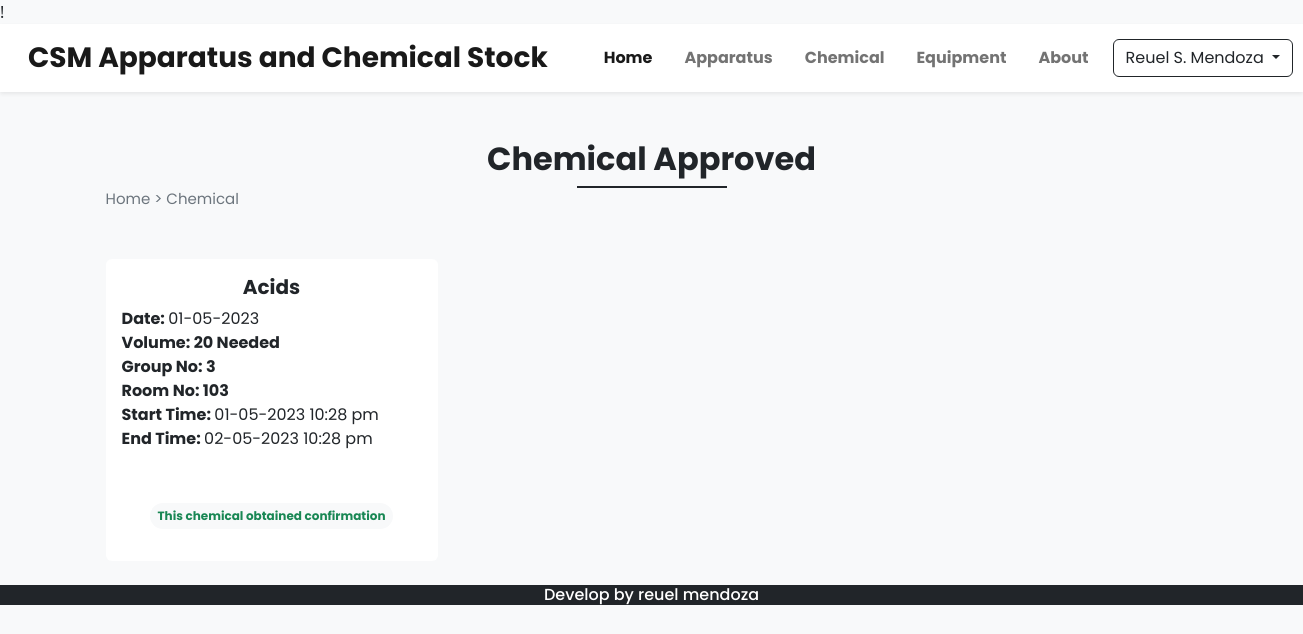
Page /bookings_chemical.php (signed in) on the committed database.
### tables this page shows
CREATE TABLE `settings` (
  `sr_no` int(11) NOT NULL,
  `site_title` varchar(50) NOT NULL,
  `site_about` varchar(250) NOT NULL,
  `shutdown` tinyint(1) NOT NULL
);

CREATE TABLE `chemical_details_final` (
  `sr_no` int(11) NOT NULL,
  `booking_id` int(11) NOT NULL,
  `chemical_name` varchar(155) NOT NULL,
  `room_no` int(11) DEFAULT NULL,
  `quantity_no` int(11) DEFAULT NULL,
  `username` varchar(150) NOT NULL,
  `course` varchar(150) NOT NULL,
  `year` varchar(150) NOT NULL,
  `teacher` varchar(150) NOT NULL,
  `email` varchar(150) NOT NULL,
  `quantity` int(100) NOT NULL,
  `group_no` int(100) NOT NULL,
  `volume` int(255) NOT NULL,
  `apr_no` int(255) NOT NULL
);

CREATE TABLE `chemical_order_final` (
  `booking_id` int(11) NOT NULL,
  `user_id` int(11) NOT NULL,
  `chemical_id` int(11) NOT NULL,
  `check_in` datetime NOT NULL DEFAULT current_timestamp(),
  `check_out` datetime NOT NULL DEFAULT current_timestamp(),
  `arrival` int(11) NOT NULL DEFAULT 0,
  `refund` int(11) DEFAULT NULL,
  `booking_status` varchar(150) NOT NULL DEFAULT 'pending',
  `order_id` varchar(150) NOT NULL,
  `datentime` datetime NOT NULL DEFAULT current_timestamp()
);

### admin/db_config.php (called while the page is built, shortened)
<?php
function select($sql, $values, $datatypes)
{
  $con = $GLOBALS['con'];
  if ($stmt = mysqli_prepare($con, $sql)) {
    mysqli_stmt_bind_param($stmt, $datatypes, ...$values);
    if (mysqli_stmt_execute($stmt)) {
      $res = mysqli_stmt_get_result($stmt);
      return $res;
    } else {
      mysqli_stmt_close($stmt);
      die("Query failed executed - Select");
    }
  } else {
    die("Query failed prepared - Select");
  }
}
?>

### bookings_chemical.php (the view, shortened to what this page needs)
<?php
require('admin/db_config.php');
?>
<!DOCTYPE html>
<html lang="en">
<head>
  <link rel="stylesheet" href="main.css" type="text/css" />
  <link rel="stylesheet" href="https://cdn.jsdelivr.net/npm/bootstrap-icons@1.9.1/font/bootstrap-icons.css">
  <link rel="stylesheet" href="https://cdn.jsdelivr.net/npm/swiper/swiper-bundle.min.css" />
  <link href="https://cdn.jsdelivr.net/npm/bootstrap@5.2.0/dist/css/bootstrap.min.css" rel="stylesheet"
>
</head>
<body class="bg-light">
  <?php
  require("./header/header.php")
    ?>
  <div class="container">
    <div class="row">
      <div class="col-12 my-5 px-4">
        <div class="h2 fw-bold text-center">Chemical Approved</div>
        <div class="h-line bg-dark"></div>
        <div style="font-size:15px;">
          <a href="index.php" class="text-secondary text-decoration-none">Home</a>
          <span class="text-secondary"> > </span>
          <a href="#" class="text-secondary text-decoration-none">Chemical </a>
        </div>
      </div>
      <?php
      $query = "SELECT co.*, cd.*  FROM `chemical_order_final` co INNER JOIN `chemical_details_final` cd ON co.booking_id = cd.booking_id WHERE  ((co.booking_status ='approved') OR (co.booking_status='breakage') OR (co.booking_status='payment failed')) AND  (co.user_id=?)  ORDER BY co.booking_id DESC ";
      $result = select($query, [$_SESSION['uId']], 'i');
      while ($data = mysqli_fetch_assoc($result)) {
        $date = date("d-m-Y", strtotime($data['datentime']));
        $checkin = date("d-m-Y g:i a", strtotime($data['check_in']));
        $checkout = date("d-m-Y g:i a", strtotime($data['check_out']));
        $status_bg = "";
        $btn = "";
        if ($data['booking_status'] == 'approved') {
          if ($data['arrival'] == 1) {
            $btn = "  <div class='text-center'>
              <span class='badge rounded-pill bg-light text-success mb-3 text-wrap lh-base'>
                    This chemical obtained confirmation
              </span>
              </div>";
          } else {
          }
        }
        echo <<<bookings
              <div class='col-md-4 px-4 mb-4 w-30'>
                <div class="bg-white p-3 rounded shadown-sm">
                    <h5 class="fw-bold text-center">$data[chemical_name]</h5>
                    <b>Date: </b> $date
                    <br>
                    <b>Volume: $data[volume] Needed</b>
                    <br>
                    <b>Group No: $data[group_no]</b>
                    <br>
                    <b>Room No: $data[apr_no]</b>
                    <p>
                      <b>Start Time: </b> $checkin <br>
                      <b>End Time: </b> $checkout
                    </p>
                    <p>
                  </p>
                  <p>
                  <span class='badge $status_bg'>$data[booking_status]</span>
                  </p>
                  $btn
                </div>
              </div>
            bookings;
      }
      ?>
    </div>
  </div>
  <h6 class="text-center bg-dark text-white p-3m m-0">Develop by reuel mendoza</h6>
</body>
</html>

### header/header.php (shortened to what this page needs)
<?php
$home_q = "SELECT * FROM `settings` WHERE `sr_no`=?";
$values = [1];
$home_r = mysqli_fetch_assoc(select($home_q, $values, 'i'));
?>
<nav class="navbar navbar-expand-lg bg-white px-lg-3 py-lg-2 shadow-sm sticky-top nav-user">
  <div class="container-fluid">
    <a class="navbar-brand me-5 fw-bold fs-3" href="index.php">
      <?php echo $home_r['site_title'] ?>
    </a>
    <div class="collapse navbar-collapse" id="navbarSupportedContent">
      <ul class="navbar-nav me-auto mb-2 mb-lg-0">
        <li class="nav-item">
          <a class="nav-link active me-3 fw-bold" aria-current="page" href="index.php">Home</a>
        </li>
        <li class="nav-item">
          <a class="nav-link me-3 fw-bold" href="rooms.php">Apparatus</a>
        </li>
        <li class="nav-item">
          <a class="nav-link me-3 fw-bold" href="chemical.php">Chemical</a>
        </li>
        <li class="nav-item">
          <a class="nav-link me-3 fw-bold" href="equipment.php">Equipment</a>
        </li>
        <li class="nav-item">
          <a class="nav-link me-3 fw-bold" href="about.php">About</a>
        </li>
      </ul>
      <div class="d-flex">
        <?php
        if (isset($_SESSION['login']) && $_SESSION['login'] == true) {
          echo <<<data
              <div class="btn-group">
              <button type="button" class="btn btn-outline-dark dropdown-toggle shadow-none" data-bs-toggle="dropdown" data-bs-display="static" aria-expanded="false">
                  $_SESSION[uName]
                  </button>
                  <ul class="dropdown-menu dropdown-menu-lg-end ">
                    <li><a class="dropdown-item" href="bookings.php">Your Apparatus Item</a></li>
                    <li><a class="dropdown-item" href="bookings_chemical.php">Your Chemical Item</a></li>
                    <li><a class="dropdown-item" href="profile.php">Student Profile</a></li>
                    <li><a class="btn btn-success dropdown-item" href="logout.php">Logout</a></li>
                  </ul>
                </div>
              data;
        } else {
          echo <<<data
              <button type="button" class="btn btn-outline-dark shadow-none me-lg-2 me-3"  data-bs-toggle="modal" data-bs-target="#loginModal">
              Login
              </button>
              data;
        }
        ?>
      </div>
    </div>
  </div>
</nav>

### main.css (style rules this page uses)
* { font-family: 'Poppins',sans-serif; scroll-behavior: smooth; }
body { color:black; }
:root { --teal:#2ec1ac; --teal_hover:#279e8c; }
.nav-user { background-color: #279e8c; }
.h-line { width: 150px; margin:0 auto; height: 1.7px; }

### rows in the picture
settings: site_title "CSM Apparatus and Chemical Stock"
chemical_details_final: chemical_name "Acids", booking.datentime "01-05-2023", volume "20", group_no "3", apr_no "103", booking.check_in "01-05-2023 10:28 pm", booking.check_out "02-05-2023 10:28 pm"

### other values in the picture
$_SESSION[uName] "Reuel S. Mendoza"
